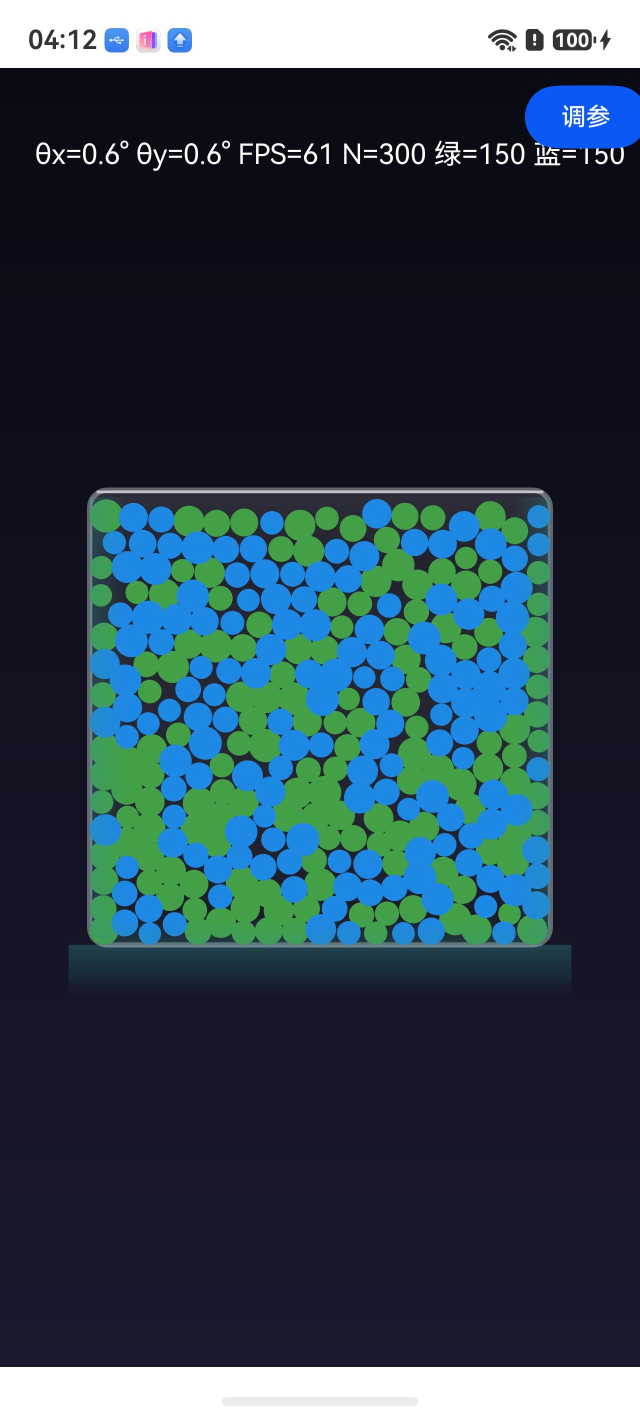
#> input picture s32a.jpeg, 1280 x 2832 px (shown at 1/2 size)
$ python measure_render_p012_q1.py --image ../s32a.jpeg
#> lines starting #> are read from the running program, lines starting #| are printed output that depends on the picture
#!/usr/bin/env python3
"""P-012 Q1 display-scale hfH operator (revision v2-draft s2-s3, tester).

Implements the frozen display-scale measurement track SEPARATELY from the
v1 script (which stays untouched, SHA-256 03a80929...). Nothing here runs
against acceptance gates; the revision is DRAFT pending designer/manager
ruling, this tool exists so the operator can be self-tested and reviewed
before any reference band is generated.

Frozen operator (measurement-frozen-appendix-P012-v2-draft.md s2-s3):
- comparison unit = container INNER width; primary tier rescales the inner
  box to 200 analysis px (sensitivity tier = half), aspect preserved
- single-pass area-coverage resampling on float Y (Y=0.299R+0.587G+0.114B);
  no sharpening, no noise, no contrast normalization, no re-encode, no
  chained downscales
- mask-first statistics: a pixel pair (x-1,x) contributes only when BOTH
  pixels' area support falls fully inside the effective sand mask
- SUPPORT_LIMITED semantics: valid-row / valid-pair counts reported; no
  valid pair -> N/A (never synthesized by row replication)
- dual-track output: hfH_native_v1 (v1 logic re-implemented bit-compatibly,
  G0) + hfH_display_v2_proposed (this operator)
- depth strata for thick sand bodies: upper/middle/lower patches of the
  masked sand region (middle = primary, upper/lower = sensitivity)
- G5 diagnostics (same-mask lumStd + normalized autocorrelation), no gates

Usage:
  python tools/measure_render_p012_q1.py --selftest
  python tools/measure_render_p012_q1.py --manifest <q1-manifest.json> \
      --out <result.json> [--tier primary|sensitivity]

Exit codes: 0 ok, 1 selftest failure / usage error.
"""
import argparse
import hashlib
import json
import math
import sys
from pathlib import Path

# Frozen constants (revision draft s2/s3). Do not change without a new
# revision revision.
PRIMARY_INNER_WIDTH_PX = 200
SENSITIVITY_INNER_WIDTH_PX = 100
METHOD_ID_NATIVE = "hfH-native-v1"
METHOD_ID_DISPLAY = "hfH-display-v2-p1"


# ---------------------------------------------------------------------------
# v1 bit-compatible operators (G0 native track)
# ---------------------------------------------------------------------------

def v1_lum(px):
    r, g, b = px[0], px[1], px[2]
    return 0.299 * r + 0.587 * g + 0.114 * b


# [36 lines left out: functions v1_gray, v1_hf_h, v1_std, native_track, not called in this run]


# ---------------------------------------------------------------------------
# Display-scale operator (v2 proposed track)
# ---------------------------------------------------------------------------

def float_y(img):
    """Decode to float Y per v1 formula (no integer rounding of inputs)."""
    rgb = img.convert("RGB")
    w, h = rgb.size
    px = rgb.load()
    ys = [[0.0] * w for _ in range(h)]
    for y in range(h):
        row = ys[y]
        for x in range(w):
            r, g, b = px[x, y]
            row[x] = 0.299 * r + 0.587 * g + 0.114 * b
    return ys, w, h


def area_coverage_resample(ys, src_w, src_h, dst_w, dst_h=None):
    """Single-pass area-coverage resample (box filter), float domain.

    Pixel (i,j) of the source covers the half-open interval
    [i/S, (i+1)/S) in normalized source coordinates; each destination
    pixel averages every source pixel's contribution weighted by the
    overlap area. One pass source->destination; fixed rounding at the
    final readout only (round-half-away-from-zero on export, floats kept
    in memory).
    """
    if dst_h is None:
        dst_h = max(1, int(round(dst_w * src_h / src_w)))
    sx = src_w / dst_w
    sy = src_h / dst_h
    out = [[0.0] * dst_w for _ in range(dst_h)]
    for dy in range(dst_h):
        y0, y1 = dy * sy, (dy + 1) * sy
        iy0, iy1 = int(math.floor(y0)), min(int(math.ceil(y1)), src_h)
        for dx in range(dst_w):
            x0, x1 = dx * sx, (dx + 1) * sx
            ix0, ix1 = int(math.floor(x0)), min(int(math.ceil(x1)), src_w)
            acc = 0.0
            area = 0.0
            for iy in range(iy0, iy1):
                wy = min(y1, iy + 1) - max(y0, iy)
                if wy <= 0:
                    continue
                row = ys[iy]
                for ix in range(ix0, ix1):
                    wx = min(x1, ix + 1) - max(x0, ix)
                    if wx <= 0:
                        continue
                    wgt = wx * wy
                    acc += row[ix] * wgt
                    area += wgt
            out[dy][dx] = acc / area if area > 0 else 0.0
    return out, dst_w, dst_h


def mask_adjacent_pair_hfh(ys, mask):
    """hfH over left-adjacent pairs where BOTH pixels are fully in-mask.

    Returns (hfH, validPairs, validRows) or (None, 0, 0) when no valid
    pair exists (N/A path - never synthesized).
    """
    n = 0
    s = 0.0
    rows_with_pairs = 0
    for y, row in enumerate(ys):
        mrow = mask[y]
        row_pairs = 0
        for x in range(1, len(row)):
            if mrow[x] and mrow[x - 1]:
                s += abs(row[x] - row[x - 1])
                n += 1
                row_pairs += 1
        if row_pairs:
            rows_with_pairs += 1
    if n == 0:
        return None, 0, 0
    return s / n, n, rows_with_pairs


def depth_strata(mask, ys):
    """Upper/middle/lower row strata of the masked region (middle primary).

    Strata split the masked-row range into three equal bands; boundaries
    snap inward so no band is empty when there are >=3 masked rows.
    Returns dict of row ranges (empty list when unsupported).
    """
    rows = [y for y, mrow in enumerate(mask) if any(mrow)]
    if len(rows) < 3:
        return {"upper": [], "middle": [], "lower": []}
    top, bot = rows[0], rows[-1]
    span = bot - top + 1
    third = span / 3.0
    return {
        "upper": [top, top + int(math.ceil(third)) - 1],
        "middle": [top + int(math.ceil(third)), top + int(math.ceil(2 * third)) - 1],
        "lower": [top + int(math.ceil(2 * third)), bot],
    }


def autocorr_normalized(ys, mask, max_lag=None):
    """G5 diagnostic: per-row mean-removed horizontal autocorrelation at
    small lags, normalized by lag-0 variance. Diagnostic only; never acts
    on the primary hfH."""
    if max_lag is None:
        max_lag = 16
    out = {}
    for lag in range(1, max_lag + 1):
        pairs = []
        for y, row in enumerate(ys):
            mrow = mask[y]
            for x in range(lag, len(row)):
                if mrow[x] and mrow[x - lag]:
                    pairs.append((row[x], row[x - lag]))
        if len(pairs) < 100:
            out[lag] = None
            continue
        n = len(pairs)
        mx = sum(p[0] for p in pairs) / n
        my = sum(p[1] for p in pairs) / n
        vx = sum((p[0] - mx) ** 2 for p in pairs) / n
        vy = sum((p[1] - my) ** 2 for p in pairs) / n
        if vx <= 1e-12 or vy <= 1e-12:
            out[lag] = None
            continue
        cov = sum((p[0] - mx) * (p[1] - my) for p in pairs) / n
        out[lag] = round(cov / math.sqrt(vx * vy), 4)
    return out


def display_track(img, geometry, mask_spec, tier):
    """v2 proposed operator on one image.

    geometry: {innerBox:[x0,y0,x1,y1]} in source pixels (manifest).
    mask_spec: revision s3.4 mask (gdom source map or rects).
    tier: 'primary' (200) or 'sensitivity' (half of primary).
    """
    inner = geometry["innerBox"]
    x0, y0, x1, y1 = inner
    inner_w = x1 - x0 + 1
    inner_h = y1 - y0 + 1
    dst_w = PRIMARY_INNER_WIDTH_PX if tier == "primary" else PRIMARY_INNER_WIDTH_PX // 2
    # scale by inner width; keep aspect
    crop = img.crop((x0, y0, x1 + 1, y1 + 1)).convert("RGB")
    ys, w, h = float_y(crop)
    rs, rw, rh = area_coverage_resample(ys, w, h, dst_w)
    # mask in resampled coordinates: compute gdom/rect coverage on the
    # cropped source then resample with the same operator.
    if mask_spec["kind"] == "gdom":
        rgb = crop.load()
        src_mask = [[(rgb[x, y][1] > rgb[x, y][0]) and (rgb[x, y][1] > rgb[x, y][2])
                     for x in range(w)] for y in range(h)]
    else:
        # rect coords are inner-box-relative
        src_mask = [[False] * w for _ in range(h)]
        for rx0, ry0, rx1, ry1 in mask_spec["rects"]:
            for y in range(max(0, ry0), min(h, ry1)):
                row = src_mask[y]
                for x in range(max(0, rx0), min(w, rx1)):
                    row[x] = True
    cov, mw, mh = area_coverage_resample(
        [[1.0 if v else 0.0 for v in row] for row in src_mask], w, h, rw)
    mask = [[v >= 1.0 - 1e-9 for v in row] for row in cov]
    hf, pairs, vrows = mask_adjacent_pair_hfh(rs, mask)
    strata = depth_strata(mask, rs)
    strata_out = {}
    for name, rng in strata.items():
        if not rng:
            strata_out[name] = {"rows": [], "hfH": "N/A", "validPairs": 0}
            continue
        sub_mask = [[False] * rw for _ in range(rh)]
        for y in range(rng[0], rng[1] + 1):
            sub_mask[y] = mask[y]
        shf, spairs, srows = mask_adjacent_pair_hfh(rs, sub_mask)
        strata_out[name] = {
            "rows": rng, "hfH": "N/A" if shf is None else round(shf, 4),
            "validPairs": spairs,
        }
    vals = [v for y, row in enumerate(rs) for x, v in enumerate(row) if mask[y][x]]
    if vals:
        mean = sum(vals) / len(vals)
        lum_std = math.sqrt(sum((v - mean) ** 2 for v in vals) / len(vals))
    else:
        lum_std = None
    result = {
        "methodId": METHOD_ID_DISPLAY,
        "tier": tier,
        "dstWidthPx": rw,
        "dstHeightPx": rh,
        "srcInnerBox": [x0, y0, x1, y1],
        "srcInnerWidthPx": inner_w,
        "hfH": "N/A" if hf is None else round(hf, 4),
        "validPairs": pairs,
        "validRows": vrows,
        "supportLimited": bool(vrows < 8),
        "lumStdSameMask": round(lum_std, 2) if lum_std is not None else "N/A",
        "depthStrata": strata_out,
    }
    if hf is not None:
        result["autocorrLag1to16"] = autocorr_normalized(rs, mask)
    return result, rs, mask


# ---------------------------------------------------------------------------
# Operator self-tests (revision s4: run BEFORE any real numbers)
# ---------------------------------------------------------------------------

def _const_image(w, h, v):
    return [[float(v)] * w for _ in range(h)]


# [68 lines left out: function run_selftests, not called in this run]


# ---------------------------------------------------------------------------
# CLI
# ---------------------------------------------------------------------------

def file_sha256(path):
    return hashlib.sha256(Path(path).read_bytes()).hexdigest()


def main(argv=None):
    ap = argparse.ArgumentParser(description=__doc__)
    ap.add_argument("--selftest", action="store_true",
                    help="run operator self-tests and exit")
    ap.add_argument("--manifest", help="q1-manifest JSON (media entries)")
    ap.add_argument("--image", help="single image measurement mode")
    ap.add_argument("--geometry", help="JSON file with innerBox for --image")
    ap.add_argument("--mask", help="JSON file with mask spec for --image")
    ap.add_argument("--tier", choices=["primary", "sensitivity"],
                    default="primary")
    ap.add_argument("--out", help="result JSON path")
    args = ap.parse_args(argv)

    if args.selftest:
        checks, failures = run_selftests()
        print(f"selftest: {checks - len(failures)}/{checks} passed")
        for f in failures:
            print("  FAIL:", f)
        return 1 if failures else 0

    if args.image:
        from PIL import Image
        img = Image.open(args.image)
#> img is the input picture: PIL image 1280x2832 RGB; mean R, G, B 45.4, 66, 78.3
        result = {"image": args.image, "sha256": file_sha256(args.image),
                  "tier": args.tier}
        if args.geometry:
            geometry = json.loads(Path(args.geometry).read_text(encoding="utf-8"))
        else:
            geometry = {"innerBox": [178, 888, 1098, 1976]}  # device default
        if args.mask:
            mask_spec = json.loads(Path(args.mask).read_text(encoding="utf-8"))
        else:
            mask_spec = {"kind": "gdom"}  # device default (pure sand band)
        disp, _, _ = display_track(img, geometry, mask_spec, args.tier)
#> in display_track, `crop = img.crop((x0, y0, x1 + 1, y1 + 1)).convert("RGB")`:
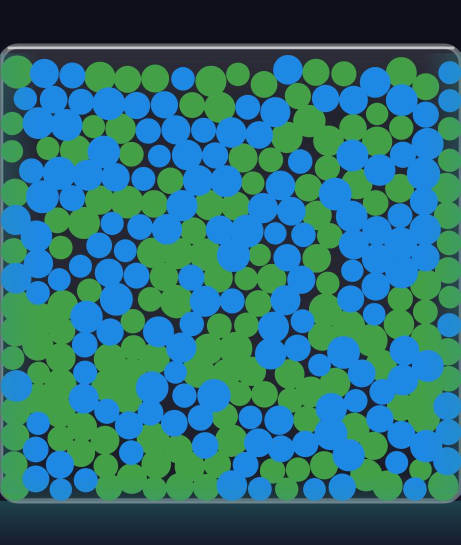
#> crop: PIL image 921x1089 RGB (shown at 1/2 size); mean R, G, B 43.9, 116.4, 123.5
#> in display_track, `ys, w, h = float_y(crop)`: ys = 1089 items; h = 1089
#> in area_coverage_resample, `dst_h = max(1, int(round(dst_w * src_h / src_w)))`: dst_h = 236
#> in area_coverage_resample, `sx = src_w / dst_w`: sx = 4.61
#> the loop in area_coverage_resample, `for dy in range(dst_h):` made 236 passes
#> (y0, y1, iy0, iy1) on passes 1 to 3: (0, 4.61, 0, 5), (4.61, 9.23, 4, 10), (9.23, 13.84, 9, 14)
#> after the loop in area_coverage_resample, `for dy in range(dst_h):`: out = 236 items
#> in display_track, `rs, rw, rh = area_coverage_resample(ys, w, h, dst_w)`: rw = 200; rh = 236
#> in display_track, `src_mask = [[(rgb[x, y][1] > rgb[x, y][0]) and (rgb[x, y][1] > rgb[x, ..`: src_mask = 1089 items
#> the loop in area_coverage_resample (call 2), `for dy in range(dst_h):` made 236 passes
#> in display_track, `cov, mw, mh = area_coverage_resample( [[1.0 if v else 0.0 for v in row..`: cov = 236 items; mw = 200; mh = 236
#> in display_track, `mask = [[v >= 1.0 - 1e-9 for v in row] for row in cov]`: mask = 236 items
#> the loop in mask_adjacent_pair_hfh, `for y, row in enumerate(ys):` made 236 passes
#> the loop in display_track, `for name, rng in strata.items():` made 3 passes
#> (name, rng) on passes 1 to 3: ('upper', [24, 88]), ('middle', [89, 152]), ('lower', [153, 216])
        result["displayTrack"] = disp
        text = json.dumps(result, indent=1, ensure_ascii=False)
        print(text)
#> (printed output is left out)
        if args.out:
            Path(args.out).write_text(text + "\n", encoding="utf-8")
        return 0

    ap.print_help()
    return 1


if __name__ == "__main__":
    raise SystemExit(main())
#> (the program exits here)

$ run again, on s34a.jpeg
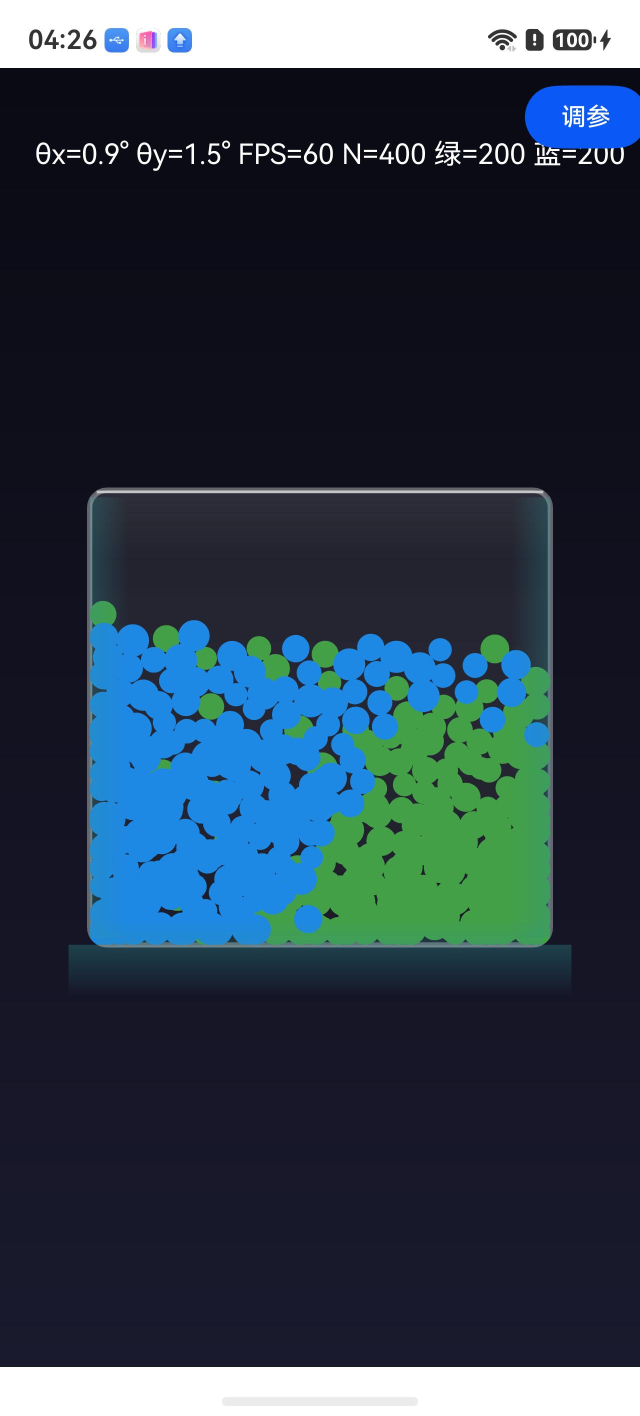
#> input picture s34a.jpeg, 1280 x 2832 px (shown at 1/2 size)
#> in main, img is the input picture: PIL image 1280x2832 RGB; mean R, G, B 44.5, 60.4, 74.9
#> in display_track, `crop = img.crop((x0, y0, x1 + 1, y1 + 1)).convert("RGB")`:
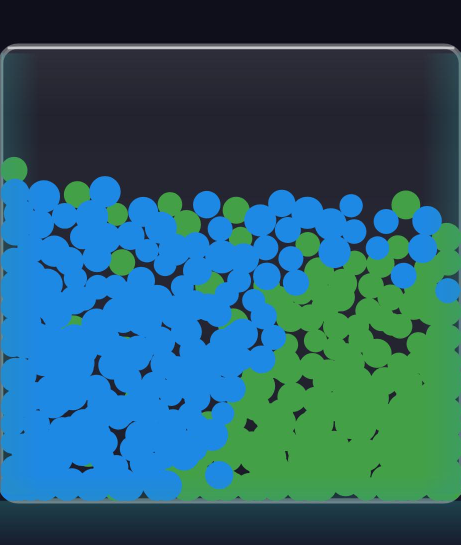
#> crop: PIL image 921x1089 RGB (shown at 1/2 size); mean R, G, B 40.7, 95.9, 110.9
#> in display_track, `ys, w, h = float_y(crop)`: ys = 1089 items; h = 1089
#> dst_h = 236
#> sx = 4.61
#> the loop in area_coverage_resample, `for dy in range(dst_h):` made 236 passes
#> (y0, y1, iy0, iy1) on passes 1 to 3: (0, 4.61, 0, 5), (4.61, 9.23, 4, 10), (9.23, 13.84, 9, 14)
#> after the loop in area_coverage_resample, `for dy in range(dst_h):`: out = 236 items
#> rw = 200; rh = 236
#> src_mask = 1089 items
#> the loop in area_coverage_resample (call 2), `for dy in range(dst_h):` made 236 passes
#> cov = 236 items; mw = 200; mh = 236
#> mask = 236 items
#> the loop in mask_adjacent_pair_hfh, `for y, row in enumerate(ys):` made 236 passes
#> after the loop in mask_adjacent_pair_hfh, `for y, row in enumerate(ys):`: n = 9073; rows_with_pairs = 148; s = 6664
#> hf = 0.734; pairs = 9073; vrows = 148
#> the loop in display_track, `for name, rng in strata.items():` made 3 passes
#> (name, rng) on passes 1 to 3: ('upper', [68, 117]), ('middle', [118, 167]), ('lower', [168, 216])
#> (printed output is left out)
